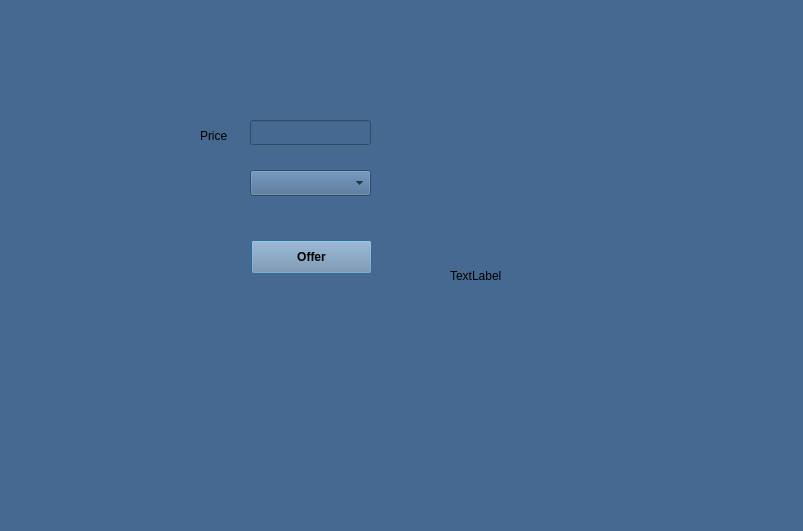
<?xml version="1.0" encoding="UTF-8"?>
<ui version="4.0">
 <class>sell_property</class>
 <widget class="QDialog" name="sell_property">
  <property name="geometry">
   <rect>
    <x>0</x>
    <y>0</y>
    <width>803</width>
    <height>531</height>
   </rect>
  </property>
  <property name="windowTitle">
   <string>Dialog</string>
  </property>
  <property name="styleSheet">
   <string notr="true">
background-color: rgb(69, 105, 144);</string>
  </property>
  <widget class="QLabel" name="label">
   <property name="geometry">
    <rect>
     <x>200</x>
     <y>120</y>
     <width>51</width>
     <height>31</height>
    </rect>
   </property>
   <property name="text">
    <string>Price</string>
   </property>
  </widget>
  <widget class="QLineEdit" name="lineEdit">
   <property name="geometry">
    <rect>
     <x>250</x>
     <y>120</y>
     <width>121</width>
     <height>25</height>
    </rect>
   </property>
  </widget>
  <widget class="QComboBox" name="comboBox">
   <property name="geometry">
    <rect>
     <x>250</x>
     <y>170</y>
     <width>121</width>
     <height>26</height>
    </rect>
   </property>
  </widget>
  <widget class="QPushButton" name="pushButton">
   <property name="geometry">
    <rect>
     <x>251</x>
     <y>240</y>
     <width>121</width>
     <height>34</height>
    </rect>
   </property>
   <property name="font">
    <font>
     <pointsize>9</pointsize>
     <weight>75</weight>
     <bold>true</bold>
    </font>
   </property>
   <property name="styleSheet">
    <string notr="true">background-color: rgb(119, 141, 169);
</string>
   </property>
   <property name="text">
    <string>Offer</string>
   </property>
  </widget>
  <widget class="QLabel" name="label_2">
   <property name="geometry">
    <rect>
     <x>450</x>
     <y>40</y>
     <width>321</width>
     <height>471</height>
    </rect>
   </property>
   <property name="text">
    <string>TextLabel</string>
   </property>
  </widget>
 </widget>
 <resources/>
 <connections/>
</ui>
